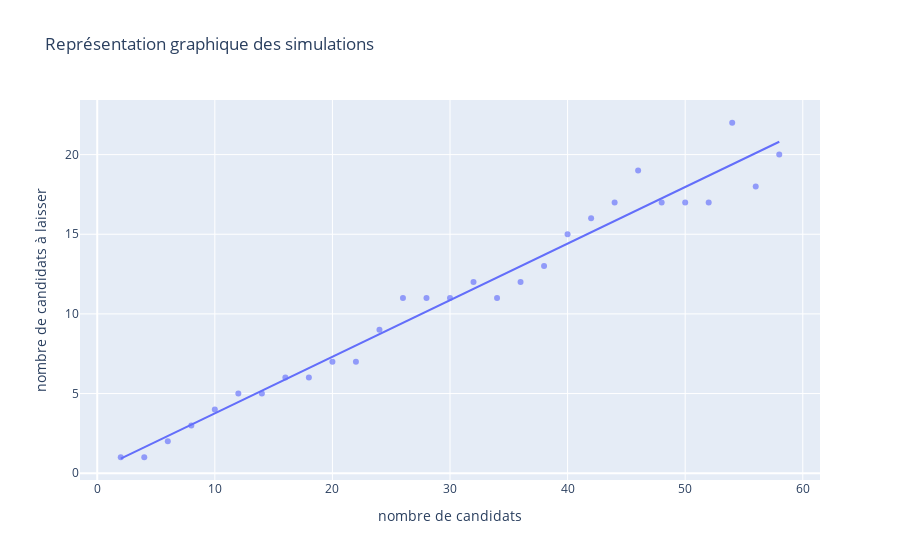

This figure's notebook cell:
### Code cell
import plotly.express as px
import matplotlib.pyplot as plt
fig = px.scatter(
    df, x='nombre de candidats', y='nombre de candidats à laisser', opacity=0.65, trendline = "ols",
    title = "Représentation graphique des simulations")
fig.show()

# coefficient de la droite : 0.355

### Figure 1 — Plotly figure (JSON) as saved in the notebook; plotly's stock layout.template omitted (floating-point values rounded to 4 significant figures)
{"data": [{"hovertemplate": "nombre de candidats=%{x}<br>nombre de candidats à laisser=%{y}<extra></extra>", "legendgroup": "", "marker": {"color": "#636efa", "opacity": 0.65, "symbol": "circle"}, "mode": "markers", "name": "", "orientation": "v", "showlegend": false, "type": "scatter", "x": [2, 4, 6, 8, 10, 12, 14, 16, 18, 20, 22, 24, 26, 28, 30, 32, 34, 36, 38, 40, 42, 44, 46, 48, 50, 52, 54, 56, 58], "xaxis": "x", "y": [1, 1, 2, 3, 4, 5, 5, 6, 6, 7, 7, 9, 11, 11, 11, 12, 11, 12, 13, 15, 16, 17, 19, 17, 17, 17, 22, 18, 20], "yaxis": "y"}, {"hovertemplate": "<b>OLS trendline</b><br>nombre de candidats à laisser = 0.355172 * nombre de candidats + 0.206897<br>R<sup>2</sup>=0.968669<br><br>nombre de candidats=%{x}<br>nombre de candidats à laisser=%{y} <b>(trend)</b><extra></extra>", "legendgroup": "", "marker": {"color": "#636efa", "symbol": "circle"}, "mode": "lines", "name": "", "showlegend": false, "type": "scatter", "x": [2, 4, 6, 8, 10, 12, 14, 16, 18, 20, 22, 24, 26, 28, 30, 32, 34, 36, 38, 40, 42, 44, 46, 48, 50, 52, 54, 56, 58], "xaxis": "x", "y": [0.9172, 1.628, 2.338, 3.048, 3.759, 4.469, 5.179, 5.89, 6.6, 7.31, 8.021, 8.731, 9.441, 10.15, 10.86, 11.57, 12.28, 12.99, 13.7, 14.41, 15.12, 15.83, 16.54, 17.26, 17.97, 18.68, 19.39, 20.1, 20.81], "yaxis": "y"}], "layout": {"legend": {"tracegroupgap": 0}, "title": {"text": "Représentation graphique des simulations"}, "xaxis": {"anchor": "y", "domain": [0, 1], "title": {"text": "nombre de candidats"}}, "yaxis": {"anchor": "x", "domain": [0, 1], "title": {"text": "nombre de candidats à laisser"}}}}
